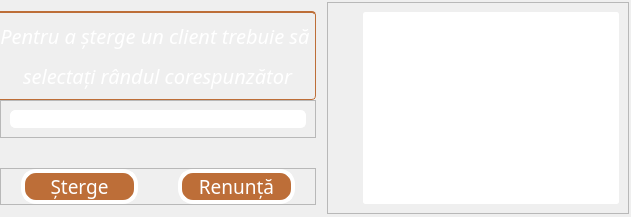
           <widget class="QWidget" name="RemoveWidget">
            <layout class="QHBoxLayout" name="horizontalLayout_11">
             <property name="spacing">
              <number>2</number>
             </property>
             <property name="leftMargin">
              <number>0</number>
             </property>
             <property name="topMargin">
              <number>2</number>
             </property>
             <property name="rightMargin">
              <number>2</number>
             </property>
             <property name="bottomMargin">
              <number>3</number>
             </property>
             <item alignment="Qt::AlignLeft">
              <widget class="QFrame" name="removeElementsFrame">
               <layout class="QVBoxLayout" name="verticalLayout_16">
                <property name="spacing">
                 <number>0</number>
                </property>
                <property name="leftMargin">
                 <number>0</number>
                </property>
                <item>
                 <layout class="QVBoxLayout" name="verticalLayout_15">
                  <item alignment="Qt::AlignLeft|Qt::AlignTop">
                   <widget class="QFrame" name="removeTextFrame">
                    <property name="styleSheet">
                     <string notr="true">border-right: 1px solid #bd6e38;
border-bottom: 1px solid #bd6e38;
border-top: 2px solid #bd6e38;
border-top-right-radius: 4px;
border-bottom-right-radius: 4px;</string>
                    </property>
                    <property name="frameShape">
                     <enum>QFrame::StyledPanel</enum>
                    </property>
                    <property name="frameShadow">
                     <enum>QFrame::Raised</enum>
                    </property>
                    <layout class="QVBoxLayout" name="verticalLayout_7">
                     <property name="leftMargin">
                      <number>0</number>
                     </property>
                     <property name="rightMargin">
                      <number>0</number>
                     </property>
                     <item>
                      <widget class="QLabel" name="removeLabel">
                       <property name="font">
                        <font>
                         <family>Bahnschrift</family>
                         <pointsize>15</pointsize>
                         <italic>true</italic>
                        </font>
                       </property>
                       <property name="styleSheet">
                        <string notr="true">color: white;
border: none;</string>
                       </property>
                       <property name="text">
                        <string>&lt;html&gt;&lt;head/&gt;&lt;body&gt;&lt;p align=&quot;center&quot;&gt;Pentru a șterge un client trebuie să  &lt;/p&gt;&lt;p align=&quot;center&quot;&gt;selectați rândul corespunzător&lt;/p&gt;&lt;/body&gt;&lt;/html&gt;</string>
                       </property>
                       <property name="alignment">
                        <set>Qt::AlignCenter</set>
                       </property>
                      </widget>
                     </item>
                    </layout>
                   </widget>
                  </item>
                  <item alignment="Qt::AlignTop">
                   <widget class="QFrame" name="removeSearchbarFrame">
                    <property name="styleSheet">
                     <string notr="true"/>
                    </property>
                    <property name="frameShape">
                     <enum>QFrame::StyledPanel</enum>
                    </property>
                    <property name="frameShadow">
                     <enum>QFrame::Raised</enum>
                    </property>
                    <layout class="QHBoxLayout" name="horizontalLayout_10">
                     <item>
                      <widget class="QLineEdit" name="removeSearchbarLineEdit">
                       <property name="styleSheet">
                        <string notr="true">color: white;
border: 1px solid white;
border-radius: 5px;</string>
                       </property>
                       <property name="alignment">
                        <set>Qt::AlignCenter</set>
                       </property>
                      </widget>
                     </item>
                    </layout>
                   </widget>
                  </item>
                 </layout>
                </item>
                <item alignment="Qt::AlignBottom">
                 <widget class="QFrame" name="removeButtonsFrame">
                  <property name="frameShape">
                   <enum>QFrame::StyledPanel</enum>
                  </property>
                  <property name="frameShadow">
                   <enum>QFrame::Raised</enum>
                  </property>
                  <layout class="QHBoxLayout" name="horizontalLayout_7">
                   <property name="spacing">
                    <number>40</number>
                   </property>
                   <property name="leftMargin">
                    <number>0</number>
                   </property>
                   <property name="topMargin">
                    <number>0</number>
                   </property>
                   <property name="rightMargin">
                    <number>0</number>
                   </property>
                   <property name="bottomMargin">
                    <number>0</number>
                   </property>
                   <item>
                    <widget class="QPushButton" name="removePushButton">
                     <property name="minimumSize">
                      <size>
                       <width>0</width>
                       <height>34</height>
                      </size>
                     </property>
                     <property name="font">
                      <font>
                       <family>Bahnschrift</family>
                       <pointsize>14</pointsize>
                      </font>
                     </property>
                     <property name="styleSheet">
                      <string notr="true">background-color: #bd6e38;
color: white;
border: 4px solid white;
border-radius: 15px;
margin-left: 20%;</string>
                     </property>
                     <property name="text">
                      <string>Șterge</string>
                     </property>
                    </widget>
                   </item>
                   <item>
                    <widget class="QPushButton" name="quitPushButton_2">
                     <property name="minimumSize">
                      <size>
                       <width>0</width>
                       <height>34</height>
                      </size>
                     </property>
                     <property name="font">
                      <font>
                       <family>Bahnschrift</family>
                       <pointsize>14</pointsize>
                      </font>
                     </property>
                     <property name="styleSheet">
                      <string notr="true">background-color: #bd6e38;
color: white;
border: 4px solid white;
border-radius: 15px;
margin-right: 20%;</string>
                     </property>
                     <property name="text">
                      <string>Renunță</string>
                     </property>
                    </widget>
                   </item>
                  </layout>
                 </widget>
                </item>
               </layout>
              </widget>
             </item>
             <item>
              <widget class="QFrame" name="removeTableFrame">
               <property name="frameShape">
                <enum>QFrame::StyledPanel</enum>
               </property>
               <property name="frameShadow">
                <enum>QFrame::Raised</enum>
               </property>
               <layout class="QVBoxLayout" name="verticalLayout_8">
                <property name="spacing">
                 <number>0</number>
                </property>
                <property name="leftMargin">
                 <number>35</number>
                </property>
                <item>
                 <widget class="QTableView" name="removetableView">
                  <property name="styleSheet">
                   <string notr="true">border: 1px solid white;
border-radius: 2px;</string>
                  </property>
                 </widget>
                </item>
               </layout>
              </widget>
             </item>
            </layout>
           </widget>
